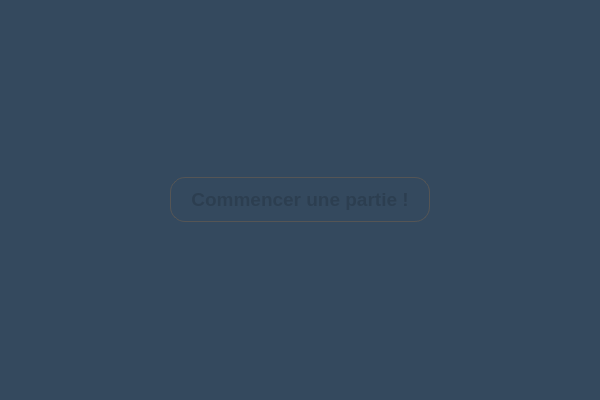
<?xml version="1.0" encoding="UTF-8"?>
<ui version="4.0">
 <class>HomeScreen</class>
 <widget class="QWidget" name="HomeScreen">
  <property name="geometry">
   <rect>
    <x>0</x>
    <y>0</y>
    <width>600</width>
    <height>400</height>
   </rect>
  </property>
  <property name="windowTitle">
   <string>Puissance 4 - Commencez à Jouer !</string>
  </property>
  <layout class="QVBoxLayout" name="verticalLayout" stretch="0,1,0">
    <item>
      <spacer name="verticalSpacerTop">
        <property name="orientation">
          <enum>Qt::Vertical</enum>
        </property>
        <property name="sizeType">
          <enum>QSizePolicy::Expanding</enum>
        </property>
      </spacer>
    </item>
    <item alignment="Qt::AlignCenter">
     <widget class="QPushButton" name="pushButton">
      <property name="sizePolicy">
       <sizepolicy hsizetype="MinimumExpanding" vsizetype="MinimumExpanding">
        <horstretch>0</horstretch>
        <verstretch>0</verstretch>
       </sizepolicy>
      </property>
      <property name="font">
       <font>
        <pointsize>14</pointsize>
        <weight>75</weight>
        <bold>true</bold>
       </font>
      </property>
      <property name="text">
       <string>Commencer une partie !</string>
      </property>
      <property name="styleSheet">
       <string>
        QPushButton {
            border: 1px solid #555;
            border-radius: 15px;
            background-color: qlineargradient(x1:0, y1:0, x2:0, y2:1,
                                              stop:0 #f6d365, stop:1 #fda085);
            padding: 10px 20px;
            color: #2c3e50;
        }
        QPushButton:hover {
            background-color: qlineargradient(x1:0, y1:0, x2:0, y2:1,
                                              stop:0 #fda085, stop:1 #f6d365);
        }
        QPushButton:pressed {
            background-color: qlineargradient(x1:0, y1:0, x2:0, y2:1,
                                              stop:0 #e0a64b, stop:1 #f48942);
            padding-left: 15px;
            padding-top: 5px;
        }
       </string>
      </property>
     </widget>
    </item>
    <item>
      <spacer name="verticalSpacerBottom">
        <property name="orientation">
          <enum>Qt::Vertical</enum>
        </property>
        <property name="sizeType">
          <enum>QSizePolicy::Expanding</enum>
        </property>
      </spacer>
    </item>
  </layout>
  <property name="styleSheet">
   <string>
    QWidget {
        background-color: #34495e;
    }
   </string>
  </property>
 </widget>
 <resources/>
 <connections/>
</ui>
